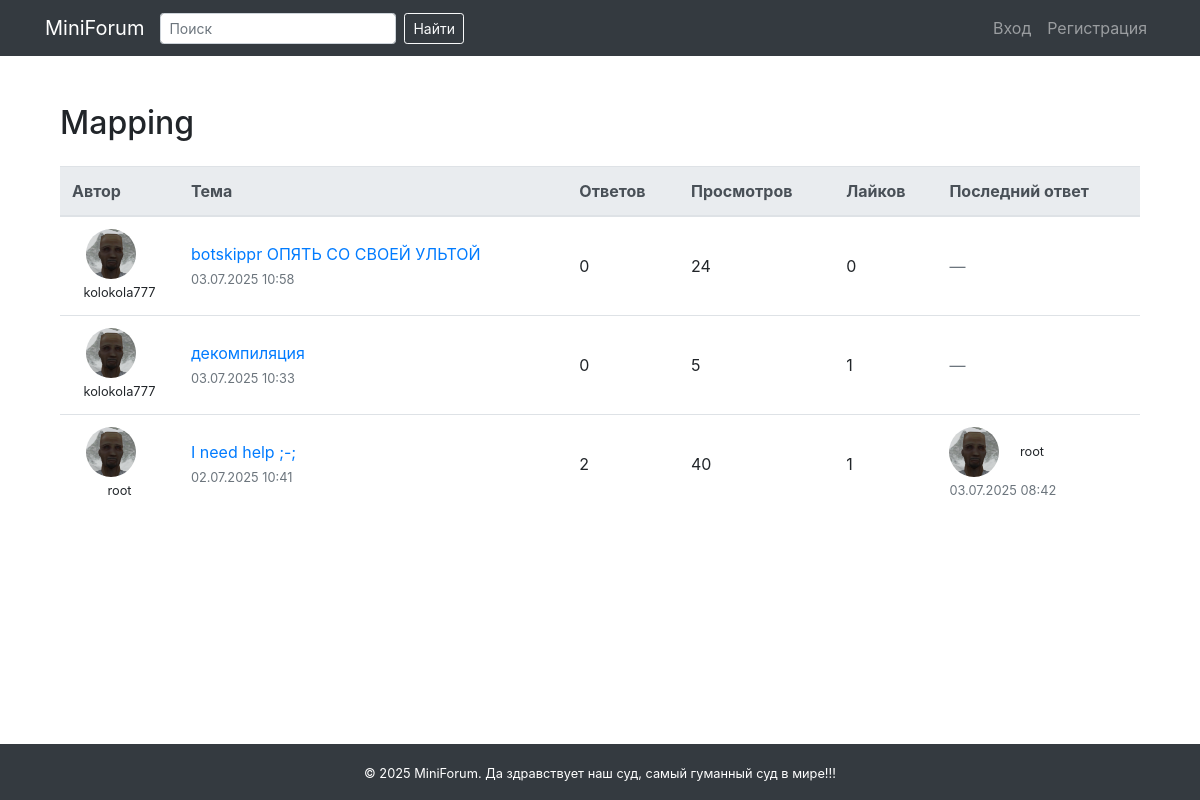
The page /category/1/ on the database as committed earlier.
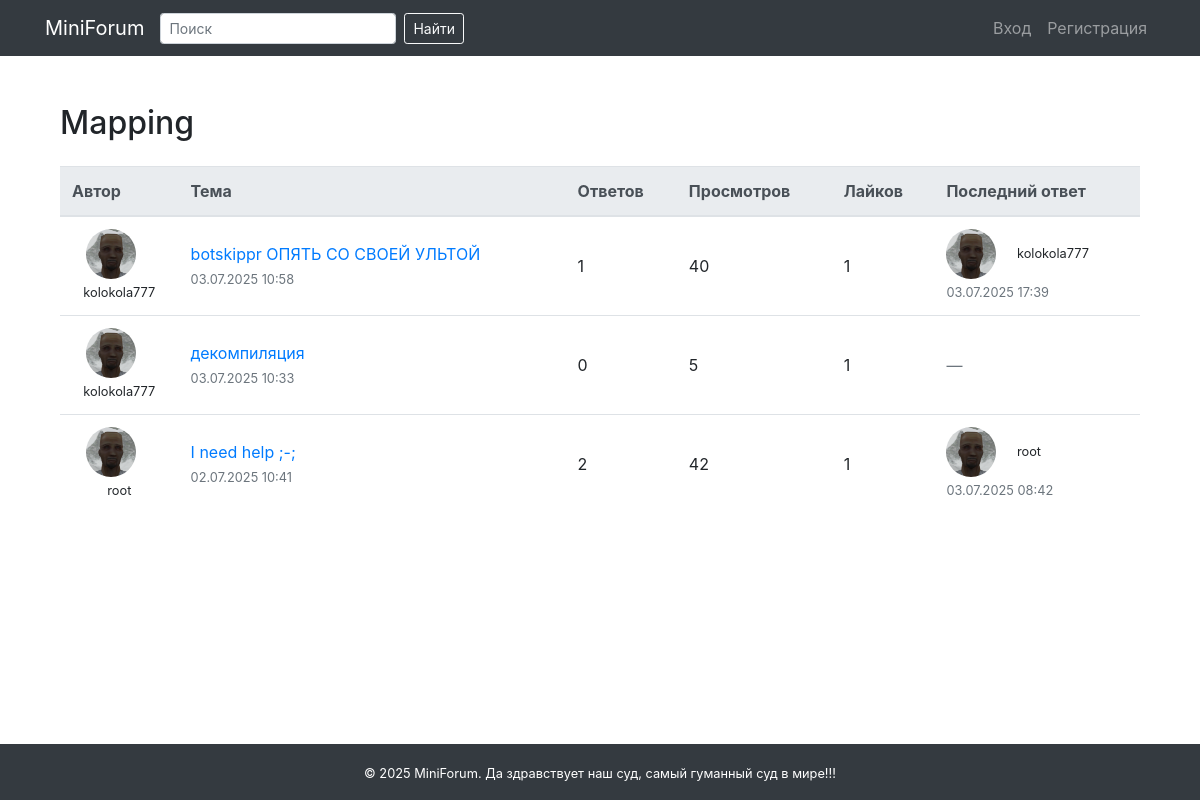
The same page on the database as committed later.
### forum/models.py (models this page shows, shortened)
class Topic(models.Model):
    title = models.CharField(max_length=200)
    content = models.TextField()
    image = models.ImageField(upload_to='topic_images/', blank=True, null=True)
    category = models.ForeignKey(Category, on_delete=models.CASCADE)
    author = models.ForeignKey(User, on_delete=models.CASCADE)
    created_at = models.DateTimeField(auto_now_add=True)
    views = models.PositiveIntegerField(default=0)
    likes = models.ManyToManyField(User, related_name='liked_topics', blank=True)
    def reply_count(self):
        return self.posts.count()
    def last_reply(self):
        return self.posts.order_by('-created_at').first()

class Post(models.Model):
    topic = models.ForeignKey(Topic, on_delete=models.CASCADE, related_name='posts')
    author = models.ForeignKey(User, on_delete=models.CASCADE)
    content = models.TextField()
    created_at = models.DateTimeField(auto_now_add=True)

### forum/views.py (the view)
# urls.py: path('category/<int:category_id>/', views.category_detail, name='category_detail'), # просмотр тем внутри категории
def category_detail(request, category_id):
    category = get_object_or_404(Category, id=category_id)
    topics = category.topic_set.all().order_by('-created_at')
    return render(request, 'forum/category_detail.html', {
        'category': category,
        'topics': topics
    })

### templates/forum/category_detail.html (shortened to what this page needs)
{% extends 'base.html' %}
{% block content %}
<div class="container mt-4">
    <h2 class="mb-4">{{ category.name }}</h2>
    <table class="table table-hover">
        <thead class="thead-light">
        <tr>
            <th>Автор</th>
            <th>Тема</th>
            <th>Ответов</th>
            <th>Просмотров</th>
            <th>Лайков</th>
            <th>Последний ответ</th>
        </tr>
        </thead>
        <tbody>
        {% for topic in topics %}
        <tr>
            <td class="align-middle text-center">
                {% if topic.author.profile.avatar %}
                <img src="{{ topic.author.profile.avatar.url }}" class="rounded-circle mr-3" width="50" height="50">
                {% else %}
                <img src="/media/avatars/default.png" class="rounded-circle mr-3" width="50" height="50">
                {% endif %}<br>
                <small>{{ topic.author.username }}</small>
            </td>
            <td class="align-middle">
                <a href="{% url 'topic_detail' topic.id %}">{{ topic.title }}</a><br>
                <small class="text-muted">{{ topic.created_at|date:"d.m.Y H:i" }}</small>
            </td>
            <td class="align-middle">{{ topic.reply_count }}</td>
            <td class="align-middle">{{ topic.views }}</td>
            <td class="align-middle">{{ topic.likes.count }}</td>
            <td class="align-middle">
                {% if topic.last_reply %}
                {% if topic.author.profile.avatar %}
                <img src="{{ topic.author.profile.avatar.url }}" class="rounded-circle mr-3" width="50" height="50">
                {% else %}
                <img src="/media/avatars/default.png" class="rounded-circle mr-3" width="50" height="50">
                {% endif %}
                <small>{{ topic.last_reply.author.username }}</small><br>
                <small class="text-muted">{{ topic.last_reply.created_at|date:"d.m.Y H:i" }}</small>
                {% else %}
                <span class="text-muted">—</span>
                {% endif %}
            </td>
        </tr>
        {% empty %}
        <tr>
            <td colspan="6" class="text-center text-muted">Тем пока нет</td>
        </tr>
        {% endfor %}
        </tbody>
    </table>
</div>
{% endblock %}

Rows that differ between the two databases and show on the page:
changed Topic "botskippr ОПЯТЬ СО СВОЕЙ УЛЬТОЙ": reply_count "0" → "1"; views "24" → "40"; likes.count "0" → "1"; last_reply.author.username (not shown) → "kolokola777"; last_reply.created_at (not shown) → "03.07.2025 17:39"; no longer shows "—"
changed Topic "I need help ;-;": views "40" → "42"
